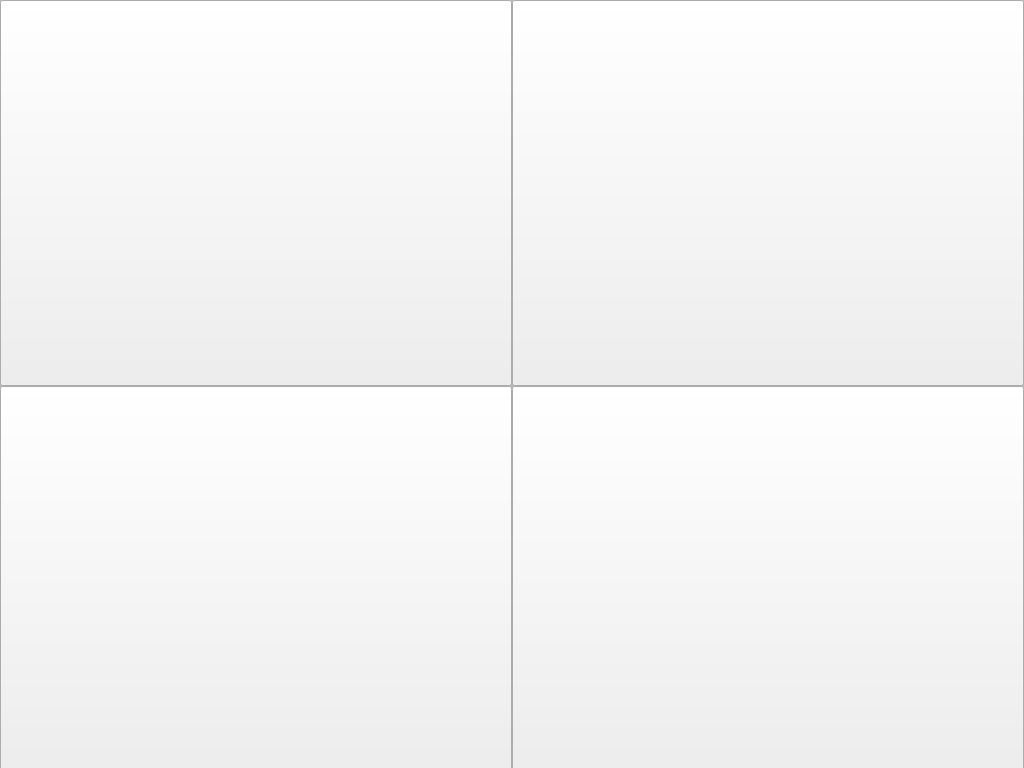
<?xml version="1.0" encoding="UTF-8"?>
<ui version="4.0">
 <class>DefaultS</class>
 <widget class="QMainWindow" name="DefaultS">
  <property name="geometry">
   <rect>
    <x>0</x>
    <y>0</y>
    <width>1024</width>
    <height>768</height>
   </rect>
  </property>
  <property name="windowTitle">
   <string>MainWindow</string>
  </property>
  <widget class="QWidget" name="centralwidget">
   <widget class="QFrame" name="frame_3">
    <property name="geometry">
     <rect>
      <x>0</x>
      <y>386</y>
      <width>512</width>
      <height>386</height>
     </rect>
    </property>
    <property name="frameShape">
     <enum>QFrame::StyledPanel</enum>
    </property>
    <property name="frameShadow">
     <enum>QFrame::Raised</enum>
    </property>
    <widget class="QPushButton" name="pushButton_driverLogin_3">
     <property name="geometry">
      <rect>
       <x>0</x>
       <y>0</y>
       <width>512</width>
       <height>386</height>
      </rect>
     </property>
     <property name="styleSheet">
      <string notr="true">image: url(:/new/icons/no-video.png);</string>
     </property>
     <property name="text">
      <string/>
     </property>
    </widget>
   </widget>
   <widget class="QFrame" name="frame_2">
    <property name="geometry">
     <rect>
      <x>512</x>
      <y>0</y>
      <width>512</width>
      <height>386</height>
     </rect>
    </property>
    <property name="frameShape">
     <enum>QFrame::StyledPanel</enum>
    </property>
    <property name="frameShadow">
     <enum>QFrame::Raised</enum>
    </property>
    <widget class="QPushButton" name="pushButton_driverLogin_2">
     <property name="geometry">
      <rect>
       <x>0</x>
       <y>0</y>
       <width>512</width>
       <height>386</height>
      </rect>
     </property>
     <property name="styleSheet">
      <string notr="true">image: url(:/new/icons/no-video.png);</string>
     </property>
     <property name="text">
      <string/>
     </property>
    </widget>
   </widget>
   <widget class="QFrame" name="frame_4">
    <property name="geometry">
     <rect>
      <x>512</x>
      <y>386</y>
      <width>512</width>
      <height>386</height>
     </rect>
    </property>
    <property name="frameShape">
     <enum>QFrame::StyledPanel</enum>
    </property>
    <property name="frameShadow">
     <enum>QFrame::Raised</enum>
    </property>
    <widget class="QPushButton" name="pushButton_driverLogin_4">
     <property name="geometry">
      <rect>
       <x>0</x>
       <y>0</y>
       <width>512</width>
       <height>386</height>
      </rect>
     </property>
     <property name="styleSheet">
      <string notr="true">image: url(:/new/icons/no-video.png);</string>
     </property>
     <property name="text">
      <string/>
     </property>
    </widget>
   </widget>
   <widget class="QFrame" name="frame">
    <property name="geometry">
     <rect>
      <x>0</x>
      <y>0</y>
      <width>512</width>
      <height>386</height>
     </rect>
    </property>
    <property name="frameShape">
     <enum>QFrame::StyledPanel</enum>
    </property>
    <property name="frameShadow">
     <enum>QFrame::Raised</enum>
    </property>
    <widget class="QPushButton" name="pushButton_driverLogin_1">
     <property name="geometry">
      <rect>
       <x>0</x>
       <y>0</y>
       <width>512</width>
       <height>386</height>
      </rect>
     </property>
     <property name="styleSheet">
      <string notr="true">image: url(:/new/icons/no-video.png);</string>
     </property>
     <property name="text">
      <string/>
     </property>
    </widget>
   </widget>
  </widget>
 </widget>
 <resources/>
 <connections/>
</ui>
